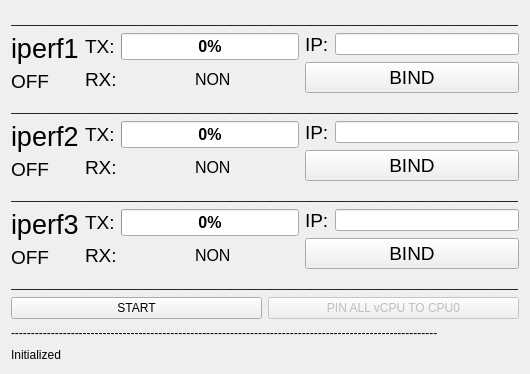
<?xml version="1.0" encoding="UTF-8"?>
<ui version="4.0">
 <class>MainWindow</class>
 <widget class="QMainWindow" name="MainWindow">
  <property name="enabled">
   <bool>true</bool>
  </property>
  <property name="geometry">
   <rect>
    <x>0</x>
    <y>0</y>
    <width>466</width>
    <height>374</height>
   </rect>
  </property>
  <property name="windowTitle">
   <string>VHOST_MONITOR</string>
  </property>
  <property name="styleSheet">
   <string notr="true"/>
  </property>
  <widget class="QWidget" name="centralWidget">
   <layout class="QVBoxLayout" name="verticalLayout_7">
    <item>
     <widget class="QLabel" name="label_19">
      <property name="text">
       <string>____________________________________________________________________________</string>
      </property>
     </widget>
    </item>
    <item>
     <layout class="QHBoxLayout" name="horizontalLayout_6">
      <item>
       <layout class="QVBoxLayout" name="verticalLayout">
        <item>
         <widget class="QLabel" name="label_3">
          <property name="font">
           <font>
            <pointsize>20</pointsize>
           </font>
          </property>
          <property name="text">
           <string>iperf1</string>
          </property>
         </widget>
        </item>
        <item>
         <widget class="QLabel" name="label_10">
          <property name="font">
           <font>
            <pointsize>14</pointsize>
           </font>
          </property>
          <property name="styleSheet">
           <string notr="true"/>
          </property>
          <property name="text">
           <string>OFF</string>
          </property>
         </widget>
        </item>
       </layout>
      </item>
      <item>
       <layout class="QVBoxLayout" name="verticalLayout_4">
        <item>
         <layout class="QHBoxLayout" name="horizontalLayout">
          <item>
           <widget class="QLabel" name="label">
            <property name="font">
             <font>
              <pointsize>14</pointsize>
             </font>
            </property>
            <property name="text">
             <string>TX:</string>
            </property>
           </widget>
          </item>
          <item>
           <widget class="QProgressBar" name="progressBar">
            <property name="font">
             <font>
              <pointsize>12</pointsize>
              <weight>75</weight>
              <bold>true</bold>
             </font>
            </property>
            <property name="styleSheet">
             <string notr="true"/>
            </property>
            <property name="value">
             <number>0</number>
            </property>
           </widget>
          </item>
         </layout>
        </item>
        <item>
         <layout class="QHBoxLayout" name="horizontalLayout_5">
          <item>
           <widget class="QLabel" name="label_2">
            <property name="font">
             <font>
              <pointsize>14</pointsize>
             </font>
            </property>
            <property name="text">
             <string>RX:</string>
            </property>
           </widget>
          </item>
          <item>
           <widget class="QLabel" name="label_22">
            <property name="font">
             <font>
              <pointsize>12</pointsize>
             </font>
            </property>
            <property name="text">
             <string>NON</string>
            </property>
           </widget>
          </item>
         </layout>
        </item>
       </layout>
      </item>
      <item>
       <layout class="QGridLayout" name="gridLayout">
        <item row="0" column="0">
         <widget class="QLabel" name="label_13">
          <property name="font">
           <font>
            <pointsize>14</pointsize>
           </font>
          </property>
          <property name="text">
           <string>IP:</string>
          </property>
         </widget>
        </item>
        <item row="0" column="1">
         <widget class="QLineEdit" name="lineEdit"/>
        </item>
        <item row="1" column="0" colspan="2">
         <widget class="QPushButton" name="pushButton_3">
          <property name="font">
           <font>
            <pointsize>14</pointsize>
           </font>
          </property>
          <property name="text">
           <string>BIND</string>
          </property>
         </widget>
        </item>
       </layout>
      </item>
     </layout>
    </item>
    <item>
     <widget class="QLabel" name="label_16">
      <property name="text">
       <string>____________________________________________________________________________</string>
      </property>
     </widget>
    </item>
    <item>
     <layout class="QHBoxLayout" name="horizontalLayout_8">
      <item>
       <layout class="QVBoxLayout" name="verticalLayout_5">
        <item>
         <widget class="QLabel" name="label_4">
          <property name="font">
           <font>
            <pointsize>20</pointsize>
           </font>
          </property>
          <property name="text">
           <string>iperf2</string>
          </property>
         </widget>
        </item>
        <item>
         <widget class="QLabel" name="label_11">
          <property name="font">
           <font>
            <pointsize>14</pointsize>
           </font>
          </property>
          <property name="styleSheet">
           <string notr="true"/>
          </property>
          <property name="text">
           <string>OFF</string>
          </property>
         </widget>
        </item>
       </layout>
      </item>
      <item>
       <layout class="QVBoxLayout" name="verticalLayout_2">
        <item>
         <layout class="QHBoxLayout" name="horizontalLayout_2">
          <item>
           <widget class="QLabel" name="label_6">
            <property name="font">
             <font>
              <pointsize>14</pointsize>
             </font>
            </property>
            <property name="text">
             <string>TX:</string>
            </property>
           </widget>
          </item>
          <item>
           <widget class="QProgressBar" name="progressBar_2">
            <property name="font">
             <font>
              <pointsize>12</pointsize>
              <weight>75</weight>
              <bold>true</bold>
             </font>
            </property>
            <property name="styleSheet">
             <string notr="true"/>
            </property>
            <property name="value">
             <number>0</number>
            </property>
           </widget>
          </item>
         </layout>
        </item>
        <item>
         <layout class="QHBoxLayout" name="horizontalLayout_7">
          <item>
           <widget class="QLabel" name="label_7">
            <property name="font">
             <font>
              <pointsize>14</pointsize>
             </font>
            </property>
            <property name="text">
             <string>RX:</string>
            </property>
           </widget>
          </item>
          <item>
           <widget class="QLabel" name="label_23">
            <property name="font">
             <font>
              <pointsize>12</pointsize>
             </font>
            </property>
            <property name="text">
             <string>NON</string>
            </property>
           </widget>
          </item>
         </layout>
        </item>
       </layout>
      </item>
      <item>
       <layout class="QGridLayout" name="gridLayout_5">
        <item row="0" column="0">
         <widget class="QLabel" name="label_14">
          <property name="font">
           <font>
            <pointsize>14</pointsize>
           </font>
          </property>
          <property name="text">
           <string>IP:</string>
          </property>
         </widget>
        </item>
        <item row="1" column="0" colspan="2">
         <widget class="QPushButton" name="pushButton_4">
          <property name="font">
           <font>
            <pointsize>14</pointsize>
           </font>
          </property>
          <property name="text">
           <string>BIND</string>
          </property>
         </widget>
        </item>
        <item row="0" column="1">
         <widget class="QLineEdit" name="lineEdit_2"/>
        </item>
       </layout>
      </item>
     </layout>
    </item>
    <item>
     <widget class="QLabel" name="label_18">
      <property name="text">
       <string>____________________________________________________________________________</string>
      </property>
     </widget>
    </item>
    <item>
     <layout class="QHBoxLayout" name="horizontalLayout_10">
      <item>
       <layout class="QVBoxLayout" name="verticalLayout_3">
        <item>
         <widget class="QLabel" name="label_5">
          <property name="font">
           <font>
            <pointsize>20</pointsize>
           </font>
          </property>
          <property name="text">
           <string>iperf3</string>
          </property>
         </widget>
        </item>
        <item>
         <widget class="QLabel" name="label_12">
          <property name="font">
           <font>
            <pointsize>14</pointsize>
           </font>
          </property>
          <property name="styleSheet">
           <string notr="true"/>
          </property>
          <property name="text">
           <string>OFF</string>
          </property>
         </widget>
        </item>
       </layout>
      </item>
      <item>
       <layout class="QVBoxLayout" name="verticalLayout_6">
        <item>
         <layout class="QHBoxLayout" name="horizontalLayout_3">
          <item>
           <widget class="QLabel" name="label_8">
            <property name="font">
             <font>
              <pointsize>14</pointsize>
             </font>
            </property>
            <property name="text">
             <string>TX:</string>
            </property>
           </widget>
          </item>
          <item>
           <widget class="QProgressBar" name="progressBar_3">
            <property name="font">
             <font>
              <pointsize>12</pointsize>
              <weight>75</weight>
              <bold>true</bold>
             </font>
            </property>
            <property name="styleSheet">
             <string notr="true"/>
            </property>
            <property name="value">
             <number>0</number>
            </property>
           </widget>
          </item>
         </layout>
        </item>
        <item>
         <layout class="QHBoxLayout" name="horizontalLayout_9">
          <item>
           <widget class="QLabel" name="label_9">
            <property name="font">
             <font>
              <pointsize>14</pointsize>
             </font>
            </property>
            <property name="text">
             <string>RX:</string>
            </property>
           </widget>
          </item>
          <item>
           <widget class="QLabel" name="label_24">
            <property name="font">
             <font>
              <pointsize>12</pointsize>
             </font>
            </property>
            <property name="text">
             <string>NON</string>
            </property>
           </widget>
          </item>
         </layout>
        </item>
       </layout>
      </item>
      <item>
       <layout class="QGridLayout" name="gridLayout_6">
        <item row="0" column="0">
         <widget class="QLabel" name="label_15">
          <property name="font">
           <font>
            <pointsize>14</pointsize>
           </font>
          </property>
          <property name="text">
           <string>IP:</string>
          </property>
         </widget>
        </item>
        <item row="0" column="1">
         <widget class="QLineEdit" name="lineEdit_3"/>
        </item>
        <item row="1" column="0" colspan="2">
         <widget class="QPushButton" name="pushButton_5">
          <property name="font">
           <font>
            <pointsize>14</pointsize>
           </font>
          </property>
          <property name="text">
           <string>BIND</string>
          </property>
         </widget>
        </item>
       </layout>
      </item>
     </layout>
    </item>
    <item>
     <widget class="QLabel" name="label_17">
      <property name="text">
       <string>____________________________________________________________________________</string>
      </property>
     </widget>
    </item>
    <item>
     <layout class="QHBoxLayout" name="horizontalLayout_4">
      <item>
       <widget class="QPushButton" name="pushButton_2">
        <property name="text">
         <string>START</string>
        </property>
       </widget>
      </item>
      <item>
       <widget class="QPushButton" name="pushButton">
        <property name="enabled">
         <bool>false</bool>
        </property>
        <property name="text">
         <string>PIN ALL vCPU TO CPU0</string>
        </property>
       </widget>
      </item>
     </layout>
    </item>
    <item>
     <widget class="QLabel" name="label_20">
      <property name="text">
       <string>-----------------------------------------------------------------------------------------------------------</string>
      </property>
     </widget>
    </item>
    <item>
     <widget class="QLabel" name="label_21">
      <property name="text">
       <string>Initialized</string>
      </property>
     </widget>
    </item>
   </layout>
   <zorder>label_16</zorder>
   <zorder>label_17</zorder>
   <zorder>label_18</zorder>
   <zorder>label_19</zorder>
   <zorder>label_20</zorder>
   <zorder>label_21</zorder>
  </widget>
 </widget>
 <layoutdefault spacing="6" margin="11"/>
 <resources/>
 <connections/>
</ui>
